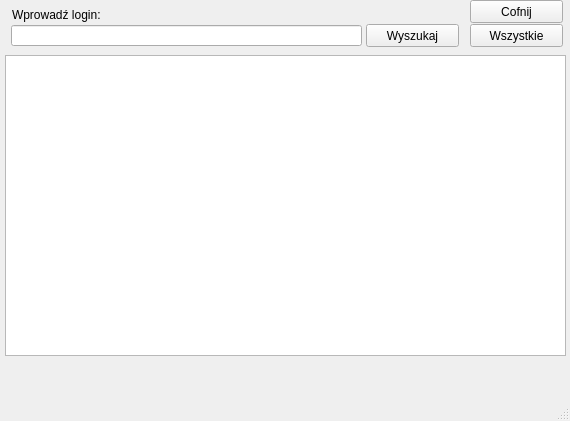
<?xml version="1.0" encoding="UTF-8"?>
<ui version="4.0">
 <class>MainWindow</class>
 <widget class="QMainWindow" name="MainWindow">
  <property name="geometry">
   <rect>
    <x>0</x>
    <y>0</y>
    <width>570</width>
    <height>421</height>
   </rect>
  </property>
  <property name="windowTitle">
   <string>MainWindow</string>
  </property>
  <widget class="QWidget" name="centralwidget">
   <widget class="QLineEdit" name="lineEdit">
    <property name="geometry">
     <rect>
      <x>11</x>
      <y>25</y>
      <width>351</width>
      <height>21</height>
     </rect>
    </property>
   </widget>
   <widget class="QPushButton" name="pushButton">
    <property name="geometry">
     <rect>
      <x>366</x>
      <y>24</y>
      <width>93</width>
      <height>23</height>
     </rect>
    </property>
    <property name="text">
     <string>Wyszukaj</string>
    </property>
    <property name="autoDefault">
     <bool>true</bool>
    </property>
   </widget>
   <widget class="QListWidget" name="listWidget">
    <property name="geometry">
     <rect>
      <x>5</x>
      <y>55</y>
      <width>561</width>
      <height>301</height>
     </rect>
    </property>
   </widget>
   <widget class="QLabel" name="label">
    <property name="geometry">
     <rect>
      <x>12</x>
      <y>5</y>
      <width>121</width>
      <height>20</height>
     </rect>
    </property>
    <property name="text">
     <string>Wprowadź login:</string>
    </property>
   </widget>
   <widget class="QPushButton" name="pushButton_2">
    <property name="geometry">
     <rect>
      <x>470</x>
      <y>24</y>
      <width>93</width>
      <height>23</height>
     </rect>
    </property>
    <property name="text">
     <string>Wszystkie</string>
    </property>
    <property name="autoDefault">
     <bool>true</bool>
    </property>
   </widget>
   <widget class="QPushButton" name="pushButton_3">
    <property name="geometry">
     <rect>
      <x>470</x>
      <y>0</y>
      <width>93</width>
      <height>23</height>
     </rect>
    </property>
    <property name="text">
     <string>Cofnij</string>
    </property>
    <property name="autoDefault">
     <bool>true</bool>
    </property>
   </widget>
  </widget>
  <widget class="QMenuBar" name="menubar">
   <property name="geometry">
    <rect>
     <x>0</x>
     <y>0</y>
     <width>570</width>
     <height>21</height>
    </rect>
   </property>
  </widget>
  <widget class="QStatusBar" name="statusbar"/>
 </widget>
 <resources/>
 <connections/>
</ui>
